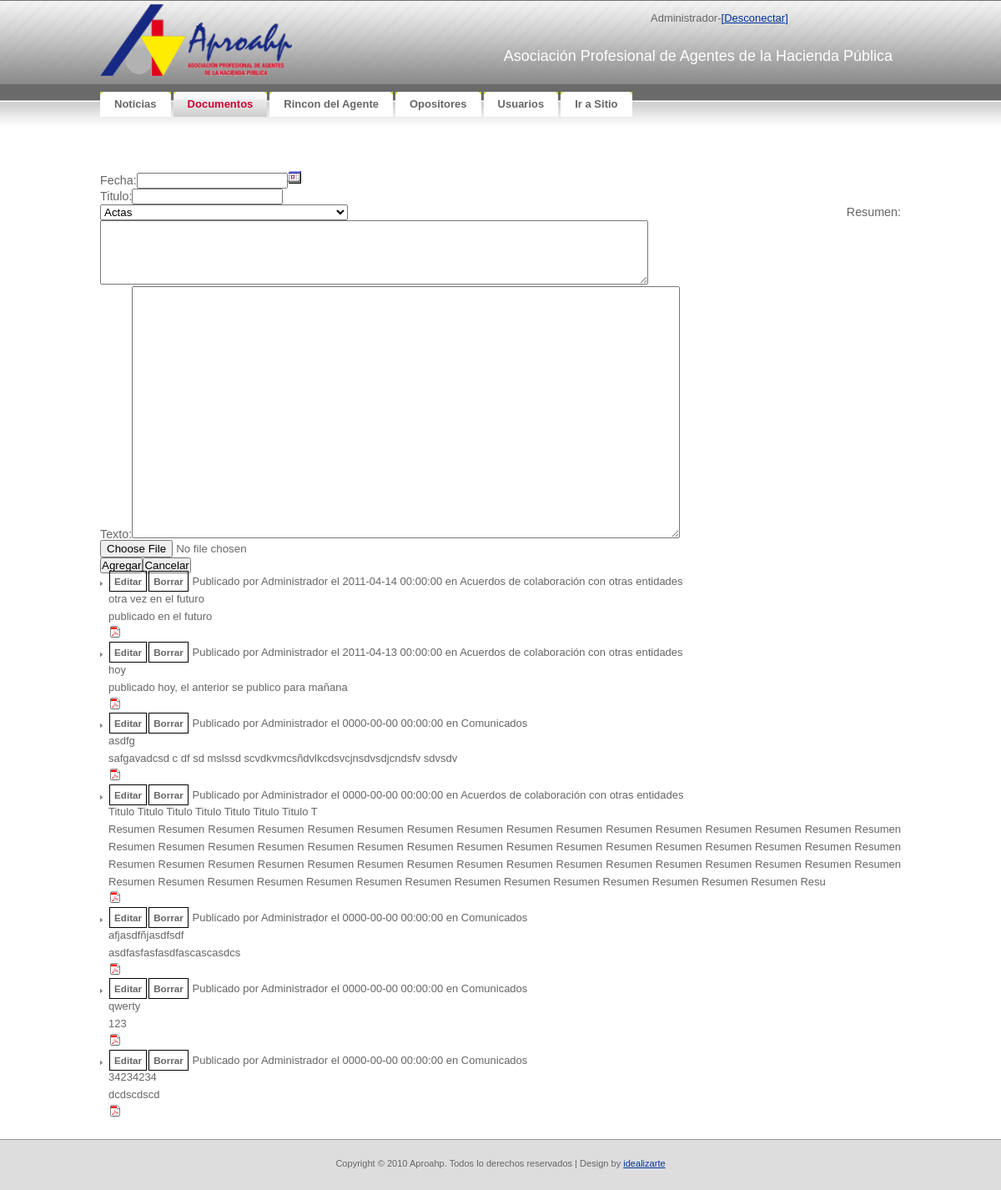
The page /admin/documentos.php (signed in) on the database its author committed.
### tables this page shows
CREATE TABLE IF NOT EXISTS `tbl_categorias` (
  `CAT_ID` bigint(20) NOT NULL AUTO_INCREMENT,
  `CAT_Visible` tinyint(1) NOT NULL,
  `CAT_Nombre` varchar(50) NOT NULL,
  `CAT_Comentarios` varchar(200) NOT NULL,
  UNIQUE KEY `ID` (`CAT_ID`)
);

CREATE TABLE IF NOT EXISTS `tbl_users` (
  `USR_ID` bigint(20) NOT NULL AUTO_INCREMENT,
  `USR_username` varchar(32) NOT NULL,
  `USR_password` varchar(32) NOT NULL,
  `USR_Displayname` varchar(32) NOT NULL,
  `USR_email` varchar(100) NOT NULL,
  `USR_Activo` tinyint(1) NOT NULL,
  PRIMARY KEY (`USR_ID`)
);

CREATE TABLE IF NOT EXISTS `tbl_documentos` (
  `DOC_ID` bigint(20) NOT NULL AUTO_INCREMENT,
  `DOC_Fecha` datetime NOT NULL,
  `DOC_Autor` bigint(20) NOT NULL,
  `DOC_Categoria` bigint(20) NOT NULL,
  `DOC_Titulo` varchar(50) NOT NULL,
  `DOC_Resumen` varchar(500) NOT NULL,
  `DOC_Texto` text NOT NULL,
  `DOC_Attach` varchar(200) NOT NULL,
  UNIQUE KEY `DOC_ID` (`DOC_ID`)
);

### admin/documentos.php (the view, shortened to what this page needs)
<!DOCTYPE html PUBLIC "-//W3C//DTD XHTML 1.0 Strict//EN"
  "http://www.w3.org/TR/xhtml1/DTD/xhtml1-strict.dtd">
<html xmlns="http://www.w3.org/1999/xhtml" xml:lang="en" lang="en">
<head>
    <link rel="stylesheet" href="../css/reset.css" type="text/css" media="screen" charset="utf-8">
    <link rel="stylesheet" href="../css/aproahp.css" type="text/css" media="screen" charset="utf-8">
	<link rel="stylesheet" href="css/jquery-ui.css" type="text/css" media="screen" charset="utf-8">
	<link rel="stylesheet" href="css/style.css" type="text/css" media="screen" charset="utf-8">
</head>
<body>
<div id="container">
<?php require("header.php");?>
<?php
	$uploadfolder="../UPLDocumentos";
?>
<div id='noticias'>
	<h2>Documentos</h2><br/>
	<div id='noticiasform'>
		<form id='frm_enlace' method='post' action='<?=$paginaactual?>' enctype='multipart/form-data'>
		<label for="inp_fecha">Fecha:</label><input type='text' name='inp_fecha' id='inp_fecha'><img src="images/b_calendar.png" alt="Calendario" width="16" height="16" /><br/>
		<label for="inp_titulo">Titulo:</label><input type='text' name='inp_titulo' id='inp_titulo'><br/>
<?php
		echo "<select name='inp_categoria'>";
		$cat_result=mysql_query("SELECT * FROM tbl_Categorias ORDER BY Cat_Nombre;");
		for ($x = 0, $numrows = mysql_num_rows($cat_result); $x < $numrows; $x++) {
			$row = mysql_fetch_assoc($cat_result);
			echo "<option value=".$row["CAT_ID"].">".$row["CAT_Nombre"]."</option>";
		}
		echo "</select>";
?>
		<label for="inp_resumen">Resumen:</label><textarea cols="80" rows="5" name='inp_resumen' id='inp_resumen'></textarea><br/>
		<label for="inp_texto">Texto:</label><textarea cols="80" rows="20" name='inp_texto' id='inp_texto'></textarea><br/>
		<input name="userfile" type="file"><br/>
		<input type='submit' value='Agregar' name='submitdoc' id='submitdoc'><input type="reset" value="Cancelar">
		</form>
	</div>
<?php
		echo "<ul>";
		$doc_result=mysql_query("SELECT * FROM tbl_Categorias,tbl_documentos,tbl_Users WHERE DOC_Autor=USR_ID AND DOC_Categoria = CAT_ID ORDER BY DOC_FECHA DESC;");
		for ($x = 0, $numrows = mysql_num_rows($doc_result); $x < $numrows; $x++) {
			$row = mysql_fetch_assoc($doc_result);
			$parts = Explode('.', $row['DOC_Attach']);
			$tipo= $parts[count($parts) - 1];
			echo("<li class=documento><div class=edit rel='".$row["DOC_ID"]."'>Editar</div><div class=borrar rel='".$row["DOC_ID"]."'>Borrar</div> Publicado por ".$row['USR_Displayname']." el ".$row['DOC_Fecha']." en ".$row['CAT_Nombre']."<br>".$row['DOC_Titulo'].'<br>'.$row['DOC_Resumen']."<br><a href='".$uploadfolder."/".$row['DOC_Attach']."'><img src='../images/fticonos/icon_".$tipo.".gif'></a></li>");
	   	}
		echo "</ul>";
?>
</div>
</div>
</body>
</html>

### css/aproahp.css (style rules this page uses)
* { margin: 0; padding: 0; }
ul,li { list-style-type: none; }
body, th { background: #FFFFFF url(../images/img01.gif) repeat-x; font-family: Verdana, Arial, Helvetica, sans-serif; font-size: 13px; color: #666666; }
h1, h2 { font-family: "Trebuchet MS", Arial, Helvetica, sans-serif; font-weight: normal; }
h2 { font-size: 167%; color:#ffffff; }
p, ul, ol { margin-bottom: 1.5em; line-height: 1.6em; }
p { color:#666666; }
ul { list-style: none; }
ul li { padding-left: 10px; background: url(../images/img16.gif) no-repeat 0px 10px; }
a:link { color: #003399; }
img { border: none; }
#container { width: 960px; padding: 0px 0px 0px 0px; margin:0 auto; text-align:justify; }
#footer { height:20px; padding: 20px; background: #DDDDDD; border-top: 1px solid #999999; }
#footer p { margin: 0; text-align: center; font-size: 85%; }

### admin/css/style.css (style rules this page uses)
label { display: inline; font-size: 1.1em; }
.edit, .borrar, .activar { font-size: .9em; font-weight: bold; display: inline; position: relative; padding: 5px; margin: 1px; border: 1px solid black; cursor: pointer; }

### rows shown on the page
tbl_categorias: tbl_users.USR_Displayname "Administrador", tbl_documentos.DOC_Fecha "2011-04-14 00:00:00", CAT_Nombre "Acuerdos de colaboración con otras entidades", tbl_documentos.DOC_Titulo "otra vez en el futuro", tbl_documentos.DOC_Resumen "publicado en el futuro", tbl_documentos.DOC_Fecha "2011-04-13 00:00:00", tbl_documentos.DOC_Titulo "hoy", tbl_documentos.DOC_Resumen "publicado hoy, el anterior se publico para mañana", tbl_documentos.DOC_Fecha "0000-00-00 00:00:00", tbl_documentos.DOC_Titulo "Titulo Titulo Titulo Titulo Titulo Titulo Titulo T", tbl_documentos.DOC_Resumen "Resumen Resumen Resumen Resumen Resumen Resumen Resumen Resumen Resumen Resumen Resumen Resumen Resumen Resumen Resumen Resumen Resumen Resumen Resumen Resumen Resumen Resumen Resumen Resumen Resumen Resumen Resumen Resumen Resumen Resumen Resumen Resumen Resumen Resumen Resumen Resumen Resumen Resumen Resumen Resumen Resumen Resumen Resumen Resumen Resumen Resumen Resumen Resumen Resumen Resumen Resumen Resumen Resumen Resumen Resumen Resumen Resumen Resumen Resumen Resumen Resumen Resumen Resu"
tbl_categorias: tbl_users.USR_Displayname "Administrador", tbl_documentos.DOC_Fecha "0000-00-00 00:00:00", CAT_Nombre "Comunicados", tbl_documentos.DOC_Titulo "asdfg", tbl_documentos.DOC_Resumen "safgavadcsd c df sd mslssd scvdkvmcsñdvlkcdsvcjnsdvsdjcndsfv sdvsdv", tbl_documentos.DOC_Titulo "afjasdfñjasdfsdf", tbl_documentos.DOC_Resumen "asdfasfasfasdfascascasdcs", tbl_documentos.DOC_Titulo "qwerty", tbl_documentos.DOC_Resumen "123", tbl_documentos.DOC_Titulo "34234234", tbl_documentos.DOC_Resumen "dcdscdscd"

### other values the page prints
$_SESSION['DisplayName'] "Administrador"
$item['Name'] "Noticias"
$item['Name'] "Documentos"
$item['Name'] "Rincon del Agente"
$item['Name'] "Opositores"
$item['Name'] "Usuarios"
$item['Name'] "Ir a Sitio"
form field inp_categoria "Actas"
